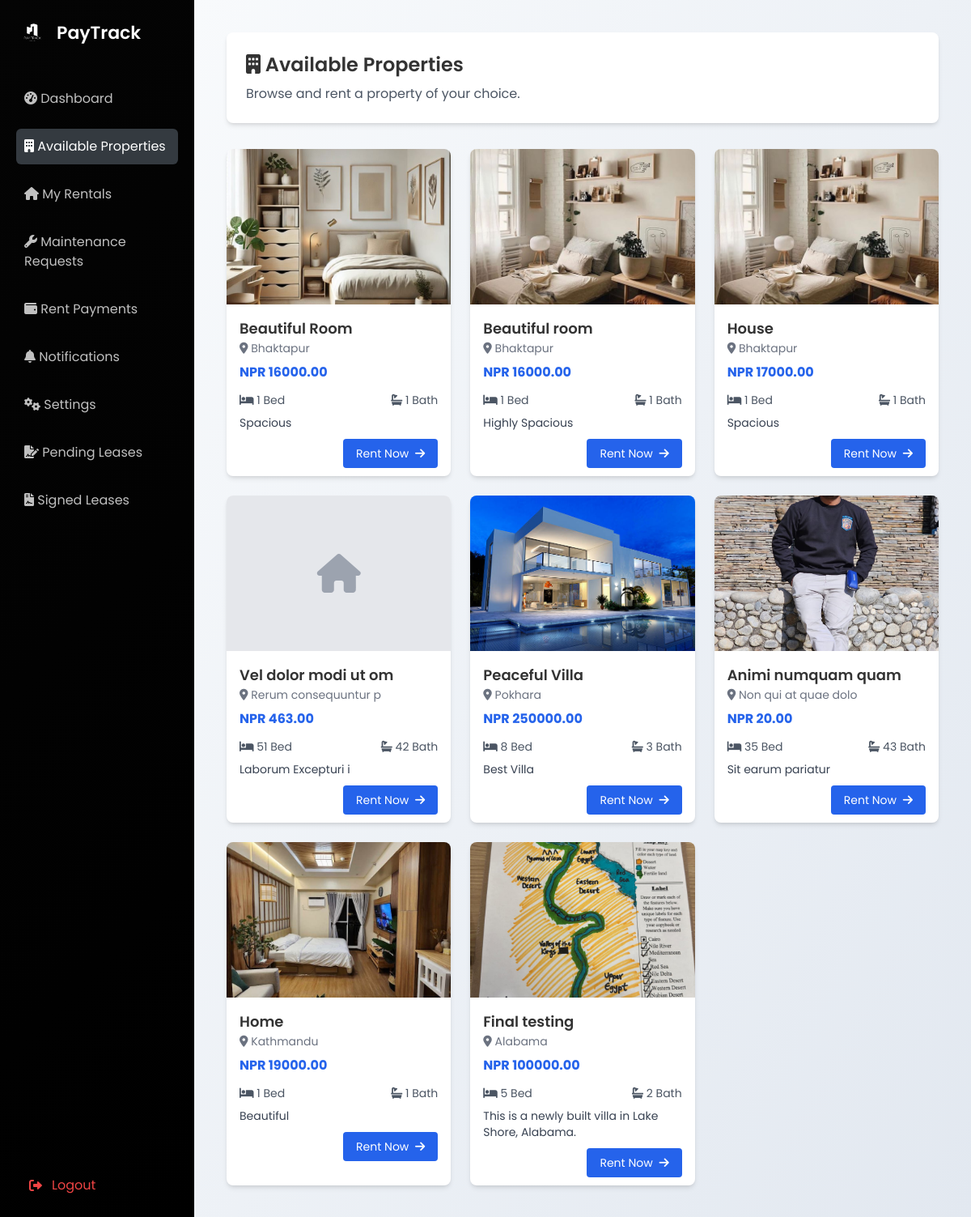
Screenshot of /tenant/properties/ (signed in) with the database file from the repository.
### user/models.py (models this page shows, shortened)
class Property(models.Model):
    PROPERTY_TYPES = [
        ('house', 'House'),
        ('apartment', 'Apartment'),
        ('villa', 'Villa'),
        ('land', 'Land'),
    ]
    homeowner = models.ForeignKey(
        settings.AUTH_USER_MODEL,
        on_delete=models.CASCADE,
        related_name='properties',
        null=True,
        blank=True
    )
    title = models.CharField(max_length=200, default="Unnamed Property")
    location = models.CharField(max_length=200, default="Unknown Location")
    property_type = models.CharField(max_length=20, choices=PROPERTY_TYPES, default='house')
    price = models.DecimalField(max_digits=10, decimal_places=2, default=0.00)
    bedrooms = models.IntegerField(null=True, blank=True, default=1)
    bathrooms = models.IntegerField(null=True, blank=True, default=1)
    description = models.TextField(default="No description available.")
    image = models.ImageField(upload_to='properties/', default='default_property.jpg')
    featured = models.BooleanField(default=False)
    is_available = models.BooleanField(default=True)  # New: To show if property is rented
    @property
    def get_primary_image(self):
        primary_image = self.images.filter(is_primary=True).first()
        if primary_image:
            return primary_image.image
        first_image = self.images.first()
        if first_image:
            return first_image.image
        if self.image and self.image.name != 'default_property.jpg':
            return self.image
        return None

class PropertyImage(models.Model):
    property = models.ForeignKey(Property, on_delete=models.CASCADE, related_name='images')
    image = models.ImageField(upload_to='properties/')
    is_primary = models.BooleanField(default=False)
    created_at = models.DateTimeField(auto_now_add=True)
    class Meta:
        ordering = ['-is_primary', '-created_at']

### user/views.py (the view)
# urls.py: path('tenant/properties/', views.tenant_property_list, name='tenant_property_list'),
@login_required
def tenant_property_list(request):
    if request.user.user_type != 'tenant':
        return redirect('dashboard')
    properties = Property.objects.filter(is_available=True).prefetch_related('images')
    return render(request, 'user/available_properties.html', {'properties': properties})

### user/templates/user/available_properties.html (shortened to what this page needs)
{% load static %}
<!DOCTYPE html>
<html lang="en">
<head>
  <link rel="stylesheet" href="{% static 'css/dashboard.css' %}">
  <link rel="stylesheet" href="https://cdnjs.cloudflare.com/ajax/libs/font-awesome/6.0.0-beta3/css/all.min.css">
  <script src="https://cdn.tailwindcss.com"></script>
</head>
<body class="bg-gray-100 font-poppins">
  <div class="min-h-screen flex">
    <aside class="sidebar">
      <div class="logo-container">
        <img src="{% static 'images/logo.png' %}" alt="PayTrack Logo" class="logo">
        <span>PayTrack</span>
      </div>
      <nav class="menu">
        <ul>
          <li><a href="{% url 'dashboard' %}"><i class="fas fa-tachometer-alt"></i> <span>Dashboard</span></a></li>
          <li class="active"><a href="{% url 'tenant_property_list' %}"><i class="fas fa-building"></i> <span>Available Properties</span></a></li>
          <li><a href="{% url 'my_rentals' %}"><i class="fas fa-home"></i> <span>My Rentals</span></a></li>
          <li><a href="/maintenance/requests/"><i class="fas fa-wrench"></i> <span>Maintenance Requests</span></a></li>
          <li><a href="{% url 'rent_payments' %}"><i class="fas fa-wallet"></i> <span>Rent Payments</span></a></li>
          <li><a href="{% url 'notifications' %}"><i class="fas fa-bell"></i> <span>Notifications</span></a></li>
          <li><a href="{% url 'settings' %}"><i class="fas fa-cogs"></i> <span>Settings</span></a></li>
          <li><a href="{% url 'tenant_pending_leases' %}"><i class="fas fa-file-signature"></i> <span>Pending Leases</span></a></li>
          <li>
            <a href="{% url 'tenant_signed_leases' %}" class="nav-link">
              <i class="fas fa-file-contract"></i> Signed Leases
            </a>
          </li>
        </ul>
      </nav>
      <div class="mt-auto pt-8">
        <a href="{% url 'logout' %}" class="flex items-center px-4 py-2 text-red-500 hover:bg-red-100 rounded">
          <i class="fas fa-sign-out-alt mr-3"></i> <span>Logout</span>
        </a>
      </div>
    </aside>
    <main class="main-content space-y-8">
      <div class="bg-white shadow-md rounded-lg p-6 mb-6">
        <h1 class="text-2xl font-semibold mb-2"><i class="fas fa-building"></i> Available Properties</h1>
        <p class="text-gray-600">Browse and rent a property of your choice.</p>
      </div>
      <div class="grid grid-cols-1 sm:grid-cols-2 lg:grid-cols-3 gap-6">
        {% if properties %}
          {% for property in properties %}
            <div class="bg-white rounded-lg shadow-md overflow-hidden hover:shadow-xl transition duration-300">
              {% if property.get_primary_image %}
  <img src="{{ property.get_primary_image.url }}" alt="{{ property.title }}" class="h-48 w-full object-cover">
{% else %}
  <div class="h-48 w-full bg-gray-200 flex items-center justify-center">
    <i class="fas fa-home text-gray-400 text-5xl"></i>
  </div>
{% endif %}
              <div class="p-4">
                <h2 class="text-lg font-semibold">{{ property.title }}</h2>
                <p class="text-gray-500 text-sm"><i class="fas fa-map-marker-alt"></i> {{ property.location }}</p>
                <p class="text-blue-600 font-bold mt-2">NPR {{ property.price|floatformat:2 }}</p>
                <div class="flex justify-between text-sm text-gray-600 mt-3">
                  <span><i class="fas fa-bed"></i> {{ property.bedrooms }} Bed</span>
                  <span><i class="fas fa-bath"></i> {{ property.bathrooms }} Bath</span>
                </div>
                <p class="mt-2 text-gray-700 text-sm">{{ property.description|truncatechars:100 }}</p>
                <div class="mt-4 text-right">
                  <a href="{% url 'rent_property' property.id %}" class="bg-blue-600 hover:bg-blue-700 text-white text-sm px-4 py-2 rounded">
                    Rent Now <i class="fas fa-arrow-right ml-1"></i>
                  </a>
                </div>
              </div>
            </div>
          {% endfor %}
        {% else %}
          <div class="col-span-3 text-center text-gray-600 py-10">
            <i class="fas fa-info-circle text-4xl text-blue-400 mb-2"></i>
            <p>No available properties at the moment.</p>
          </div>
        {% endif %}
      </div>
    </main>
  </div>
</body>
</html>

### user/static/css/dashboard.css (style rules this page uses)
* { margin: 0; padding: 0; box-sizing: border-box; }
body { font-family: 'Poppins', sans-serif; background-color: #f8f9fa; color: #333; display: flex; justify-content: center; align-items: center; min-height: 100vh; overflow-x: hidden; }
.sidebar { width: 250px; background-color: #15161d; color: white; display: flex; flex-direction: column; justify-content: space-between; padding: 20px; transition: width 0.3s ease; }
.sidebar .logo-container { display: flex; align-items: center; gap: 10px; margin-bottom: 40px; }
.sidebar .logo-container .logo { width: 40px; height: auto; filter: brightness(0) invert(1); }
.sidebar .logo-container span { font-size: 22px; font-weight: 600; color: white; }
.sidebar .menu ul { list-style: none; padding: 0; margin: 0; }
.sidebar .menu ul li { font-size: 16px; color: #c0c0c0; margin-bottom: 15px; padding: 10px; border-radius: 6px; cursor: pointer; transition: background-color 0.3s ease, color 0.3s ease; }
.sidebar .menu ul li.active, .sidebar .menu ul li:hover { background-color: #343a40; color: white; }
.main-content { flex: 1; padding: 30px; overflow-y: auto; background-color: #f1f1f1; }

### user/templates/user/available_properties.html (style rules this page uses)
body, html { margin: 0; padding: 0; }
.sidebar { width: 240px; min-height: 100vh; background: linear-gradient(135deg, #040404 0%, #000000 100%); padding: 20px; color: white; position: fixed; left: 0; top: 0; bottom: 0; }
.main-content { margin-left: 240px; padding: 40px 40px 40px 40px; width: calc(100vw - 240px); min-height: 100vh; background: linear-gradient(120deg, #f8fafc 0%, #e2e8f0 100%); box-sizing: border-box; }

### rows the page displays
Property: get_primary_image (picture), title "Beautiful Room", location "Bhaktapur", price "16000.00", bedrooms "1", bathrooms "1", description "Spacious"
Property: get_primary_image (picture), title "Beautiful room", location "Bhaktapur", price "16000.00", bedrooms "1", bathrooms "1", description "Highly Spacious"
Property: get_primary_image (picture), title "House", location "Bhaktapur", price "17000.00", bedrooms "1", bathrooms "1", description "Spacious"
Property: title "Vel dolor modi ut om", location "Rerum consequuntur p", price "463.00", bedrooms "51", bathrooms "42", description "Laborum Excepturi i"
Property: get_primary_image (picture), title "Peaceful Villa", location "Pokhara", price "250000.00", bedrooms "8", bathrooms "3", description "Best Villa"
Property: get_primary_image (picture), title "Animi numquam quam", location "Non qui at quae dolo", price "20.00", bedrooms "35", bathrooms "43", description "Sit earum pariatur"
Property: get_primary_image (picture), title "Home", location "Kathmandu", price "19000.00", bedrooms "1", bathrooms "1", description "Beautiful"
Property: get_primary_image (picture), title "Final testing", location "Alabama", price "100000.00", bedrooms "5", bathrooms "2", description "This is a newly built villa in Lake Shore, Alabama."
